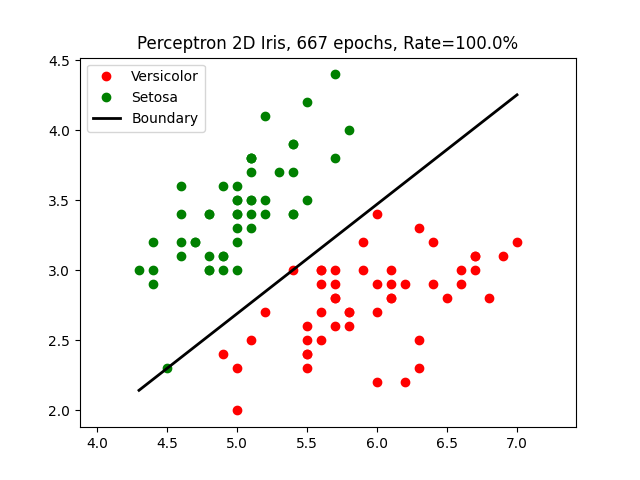

Python code for this plot:
# Example 13.8

import numpy as np
import matplotlib.pyplot as plt
import scipy.io
import sys
import os

# Add current directory to path
sys.path.append('.')

from libDIP.perceptronClassifier4e import perceptronClassifier4e
from libDIP.perceptronTraining4e import perceptronTraining4e
from libDIPUM.data_path import dip_data

print("Running Example138...")

# 1. Load Data
data = scipy.io.loadmat(dip_data('fisheriris.mat'))
meas = data['meas']
species = data['species']

# Species might be arrays of arrays
species = np.array([s[0] for s in species.flatten()])

# 2. Select Classes
idx_setosa = (species == 'setosa')
idx_versicolor = (species == 'versicolor')

# 3. Form Input Matrix X
setosa_data = meas[idx_setosa, :2]
versicolor_data = meas[idx_versicolor, :2]

# 50 samples each?
X = np.concatenate((setosa_data, versicolor_data), axis=0).T # (2, 100)

# Augment
X = np.vstack((X, np.ones((1, X.shape[1])))) # (3, 100)

# Targets R
n_setosa = np.sum(idx_setosa)
n_versicolor = np.sum(idx_versicolor)

R = np.concatenate((np.ones(n_setosa), -np.ones(n_versicolor))) # (100,)

# 4. Training
Alpha = 0.5
NEpochs = 1000
np.random.seed(0)
W0 = np.random.rand(3)

W, ActualNEpochs = perceptronTraining4e(X, R, Alpha, NEpochs, W0)

print(f"Converged in {ActualNEpochs} epochs.")
print(f"Weights: {W}")

# 6. Test
rout, numError, recogRate = perceptronClassifier4e(X, W, R)
print(f"Recog Rate: {recogRate}%")

# 7. Display
plt.figure('Perceptron 2D Iris Classification')
X_setosa = X[:2, :n_setosa]
X_versicolor = X[:2, n_setosa:]

plt.plot(X_versicolor[0], X_versicolor[1], 'or', label='Versicolor')
plt.plot(X_setosa[0], X_setosa[1], 'og', label='Setosa')

plt.axis('equal')
plt.title(f'Perceptron 2D Iris, {ActualNEpochs} epochs, Rate={recogRate}%')

# Plot Boundary
min_x = np.min(X[0, :])
max_x = np.max(X[0, :])

xs = np.linspace(min_x, max_x, 100)
ys = -(W[0]*xs + W[2]) / W[1]

plt.plot(xs, ys, '-k', linewidth=2, label='Boundary')
plt.legend()

plt.savefig('Example138.png')
print("Example138 Completed. Figure saved.")
plt.show()
